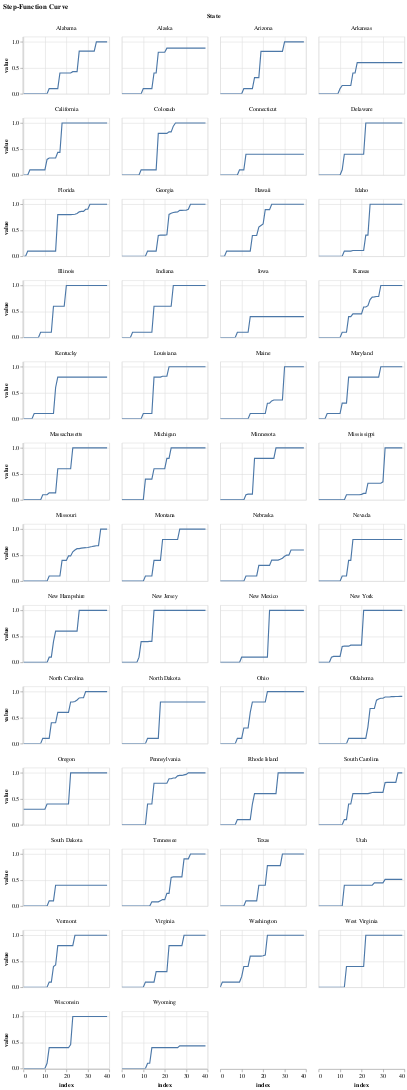

Notebook code for this chart:
### Code cell
chart = alt.Chart(tseries4plot).mark_line().encode(
        x = alt.X("index"),
        y = alt.Y("value", scale=alt.Scale(0,1)),
        facet=alt.Facet('State:O', columns=4),
    )
chart.properties(width=150,height=100,title="Step-Function Curve").interactive()

### Figure 1 — Vega-Lite specification as saved in the notebook (floating-point values rounded to 4 significant figures; data arrays with more than 128 entries replaced by an {"elided": "..."} marker saying what was removed)
{"config": {"view": {"continuousWidth": 400, "continuousHeight": 300}}, "data": {"name": "data-857f1fdd60c204183ca5396d9d3f997f"}, "mark": "line", "encoding": {"facet": {"type": "ordinal", "columns": 4, "field": "State"}, "x": {"type": "quantitative", "field": "index"}, "y": {"type": "quantitative", "field": "value", "scale": {"align": 0, "base": 1}}}, "height": 100, "selection": {"selector018": {"type": "interval", "bind": "scales", "encodings": ["x", "y"]}}, "title": "Step-Function Curve", "width": 150, "$schema": "https://vega.github.io/schema/vega-lite/v4.0.2.json", "datasets": {"data-857f1fdd60c204183ca5396d9d3f997f": {"elided": "2000 records"}}}
